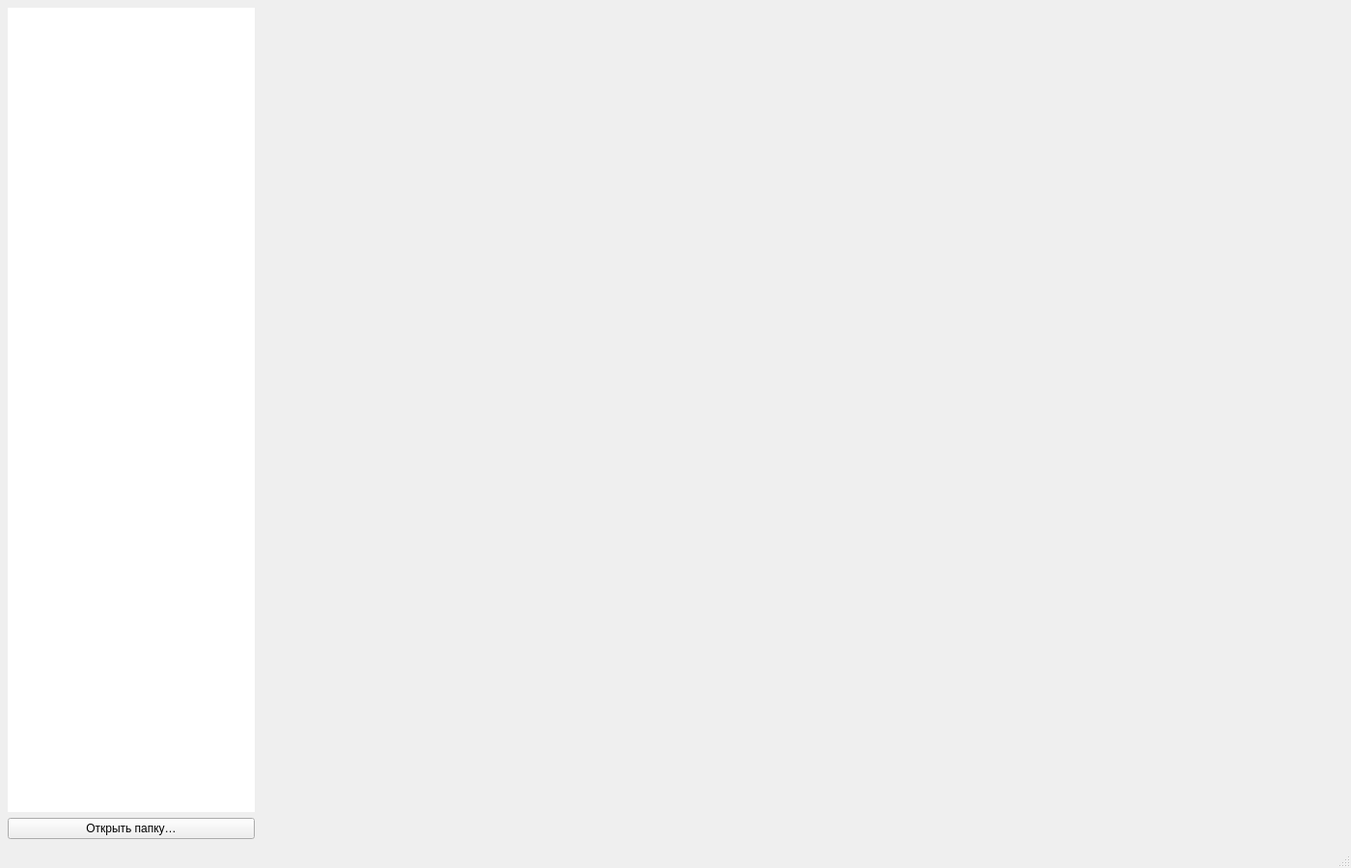
<?xml version="1.0" encoding="UTF-8"?>
<ui version="4.0">
 <class>ViewerWindow</class>
 <widget class="QMainWindow" name="ViewerWindow">
  <property name="geometry">
   <rect>
    <x>0</x>
    <y>0</y>
    <width>1400</width>
    <height>900</height>
   </rect>
  </property>
  <property name="windowTitle">
   <string>Просмотр графиков</string>
  </property>
  <widget class="QWidget" name="centralwidget">
   <layout class="QHBoxLayout" name="horizontalLayout_root">
    <property name="spacing">
     <number>6</number>
    </property>
    <property name="leftMargin">
     <number>8</number>
    </property>
    <property name="topMargin">
     <number>8</number>
    </property>
    <property name="rightMargin">
     <number>8</number>
    </property>
    <property name="bottomMargin">
     <number>8</number>
    </property>
    <item>
     <widget class="QWidget" name="filePanel">
      <property name="minimumSize">
       <size>
        <width>180</width>
        <height>0</height>
       </size>
      </property>
      <property name="maximumSize">
       <size>
        <width>280</width>
        <height>16777215</height>
       </size>
      </property>
      <layout class="QVBoxLayout" name="filePanelLayout">
       <property name="leftMargin">
        <number>0</number>
       </property>
       <property name="topMargin">
        <number>0</number>
       </property>
       <property name="rightMargin">
        <number>0</number>
       </property>
       <property name="bottomMargin">
        <number>0</number>
       </property>
       <item>
        <widget class="QTreeView" name="treeView_files">
         <property name="sizePolicy">
          <sizepolicy hsizetype="Preferred" vsizetype="Preferred">
           <horstretch>0</horstretch>
           <verstretch>0</verstretch>
          </sizepolicy>
         </property>
         <property name="frameShape">
          <enum>QFrame::Shape::NoFrame</enum>
         </property>
         <property name="uniformRowHeights">
          <bool>true</bool>
         </property>
        </widget>
       </item>
       <item>
        <widget class="QPushButton" name="button_openFolder">
         <property name="text">
          <string>Открыть папку…</string>
         </property>
        </widget>
       </item>
      </layout>
     </widget>
    </item>
    <item>
     <widget class="QFrame" name="frame2_Section">
      <property name="frameShape">
       <enum>QFrame::Shape::NoFrame</enum>
      </property>
      <property name="frameShadow">
       <enum>QFrame::Shadow::Raised</enum>
      </property>
      <layout class="QVBoxLayout" name="verticalLayout_2">
       <property name="leftMargin">
        <number>8</number>
       </property>
       <property name="topMargin">
        <number>8</number>
       </property>
       <property name="rightMargin">
        <number>8</number>
       </property>
       <property name="bottomMargin">
        <number>8</number>
       </property>
       <item>
        <widget class="QTabWidget" name="tabWidget_charts">
         <property name="documentMode">
          <bool>true</bool>
         </property>
         <property name="tabsClosable">
          <bool>true</bool>
         </property>
         <property name="movable">
          <bool>true</bool>
         </property>
        </widget>
       </item>
      </layout>
     </widget>
    </item>
   </layout>
  </widget>
  <widget class="QStatusBar" name="statusbar" />
 </widget>
 <resources />
 <connections />
</ui>
